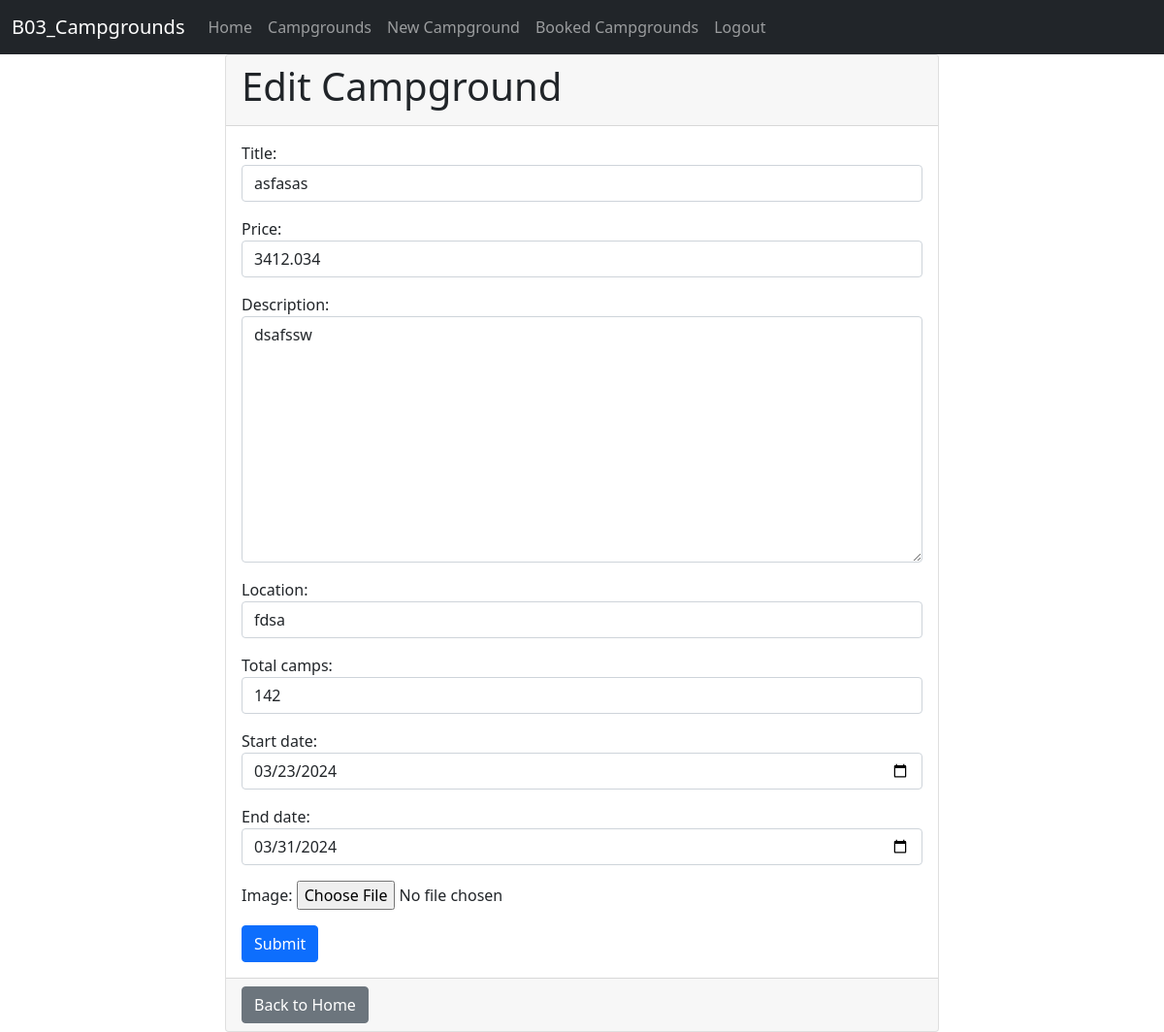
The app's page /editCampgound/34/ (signed in) with its own data.
### campgrounds/models.py (models this page shows, shortened)
class Campgrounds(models.Model):
    user = models.ForeignKey(User, on_delete=models.CASCADE, null=True)
    title = models.CharField(max_length=255)
    price = models.FloatField()
    description = models.TextField()
    location = models.CharField(max_length=255)
    total_camps = models.IntegerField()
    start_date = models.DateField()
    end_date = models.DateField()
    image = models.ImageField(upload_to='images/')
    average_rating = models.FloatField(default=0)

### campgrounds/views.py (the view)
# urls.py: path('editCampgound/<str:camp_id>/',views.edit_campground,name='editCampground'),
def edit_campground(request, camp_id):
    camp = Campgrounds.objects.get(id=camp_id)
    if camp.user != request.user:
        messages.error(request, "You must be signed in to perform such action!")
        return HttpResponseForbidden("You are not authorized to edit this campground.")
    if request.method == 'POST':
        form = CampgroundForm(request.POST, request.FILES, instance=camp)
        if form.is_valid():
            if form.cleaned_data['end_date'] <= form.cleaned_data['start_date']:
                messages.error(request, "End date must be after the start date.")
                return render(request, 'editCampground.html', {'form': form})
            if form.cleaned_data['total_camps'] < 5:
                messages.error(request, "Number of available camps must be at least 5.")
                return render(request, 'editCampground.html', {'form': form})
            form.save()
            message = f"You have successfully edited {camp.title} campground!"
            messages.success(request, message)
            return redirect('campgrounds')
    else:
        form = CampgroundForm(instance=camp)
    return render(request, 'editCampground.html', {'form': form})

### campgrounds/forms.py (shortened to what this page needs)
class CampgroundForm(forms.ModelForm):
    class Meta:
        model = Campgrounds
        exclude = ['user','average_rating']
        widgets = {
            'title': forms.TextInput(attrs={'class': 'form-control', 'placeholder': 'Title'}),
            'price': forms.NumberInput(attrs={'class': 'form-control', 'placeholder': 'Price'}),
            'description': forms.Textarea(attrs={'class': 'form-control', 'placeholder': 'Description'}),
            'location': forms.TextInput(attrs={'class': 'form-control', 'placeholder': 'Location'}),
            'total_camps': forms.NumberInput(attrs={'class': 'form-control', 'placeholder': 'Total Camps'}),
            'start_date': forms.DateInput(attrs={'class': 'form-control', 'type': 'date', 'placeholder': 'Start Date'}),
            'end_date': forms.DateInput(attrs={'class': 'form-control', 'type': 'date', 'placeholder': 'End Date'}),
            'image': forms.FileInput(attrs={'class': 'form-control-file'}),
        }

### campgrounds/templates/editCampground.html (shortened to what this page needs)
{% extends 'base.html' %}
{% block content %}
<div class="container">
    <div class="row justify-content-center">
        <div class="col-md-8">
            <div class="card">
                <div class="card-header">
                    <h1 class="card-title">Edit Campground</h1>
                </div>
                <div class="card-body">
                    {% if user.is_authenticated %}
                        <form id="campgroundForm" action="" method="post" enctype="multipart/form-data">
                            {{ form.as_p }}
                            <button type="submit" class="btn btn-primary">Submit</button>
                        </form>
                    {% else %}
                        <p class="text-danger">You are not authorized to edit this campground.</p>
                    {% endif %}
                </div>
                <div class="card-footer">
                    <a href="{% url 'home' %}" class="btn btn-secondary">Back to Home</a>
                </div>
            </div>
        </div>
    </div>
</div>
{% endblock %}

### records on screen
Campgrounds: title "asfasas", price "3412.034", description "dsafssw", location "fdsa", total_camps "142", start_date "03/23/2024", end_date "03/31/2024"
